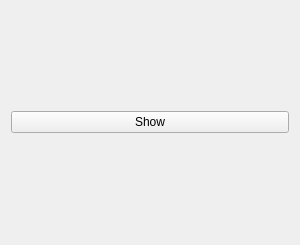
<?xml version="1.0" encoding="UTF-8"?>
<ui version="4.0">
 <class>staticSchemeLayoutWidget</class>
 <widget class="QWidget" name="staticSchemeLayoutWidget">
  <property name="geometry">
   <rect>
    <x>0</x>
    <y>0</y>
    <width>300</width>
    <height>245</height>
   </rect>
  </property>
  <property name="windowTitle">
   <string>Static Scheme Layout</string>
  </property>
  <layout class="QVBoxLayout" name="staticSchemeVBoxLayout">
   <item>
    <widget class="QPushButton" name="showResultsButton">
     <property name="text">
      <string>Show</string>
     </property>
    </widget>
   </item>
  </layout>
 </widget>
 <resources/>
 <connections/>
</ui>
